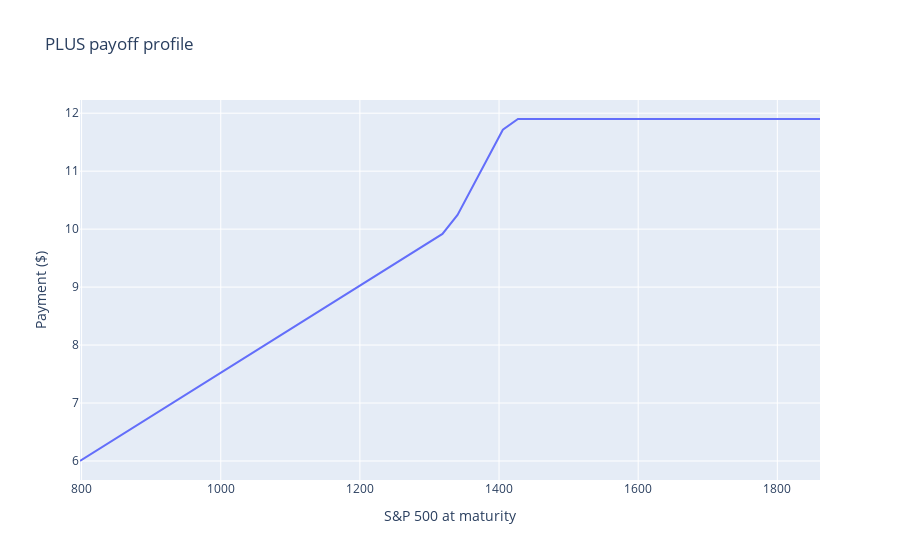

The code cell stored with this chart in its notebook:
### Markdown cell above
## Homework 6 – Structured Products (PLUS)

### Code cell
notional = 10
leverage = 3.0
cap = 11.90
s0 = 1329.51
s_range = np.linspace(0.6*s0, 1.4*s0, 50)
payoff = []
for s in s_range:
    pct = (s - s0)/s0
    if s > s0:
        amt = min(notional + leverage*notional*pct, cap)
    else:
        amt = notional*(s/s0)
    payoff.append(amt)
fig = go.Figure(go.Scatter(x=s_range, y=payoff))
fig.update_layout(title='PLUS payoff profile', xaxis_title='S&P 500 at maturity', yaxis_title='Payment ($)')
fig.show()

### Figure 1 — Plotly figure (JSON) as saved in the notebook; plotly's stock layout.template omitted (floating-point values rounded to 4 significant figures)
{"data": [{"type": "scatter", "x": [797.7, 819.4, 841.1, 862.8, 884.5, 906.2, 927.9, 949.6, 971.4, 993.1, 1015.0, 1036.0, 1058.0, 1080.0, 1102.0, 1123.0, 1145.0, 1167.0, 1188.0, 1210.0, 1232.0, 1254.0, 1275.0, 1297.0, 1319.0, 1340.0, 1362.0, 1384.0, 1405.0, 1427.0, 1449.0, 1471.0, 1492.0, 1514.0, 1536.0, 1557.0, 1579.0, 1601.0, 1623.0, 1644.0, 1666.0, 1688.0, 1709.0, 1731.0, 1753.0, 1774.0, 1796.0, 1818.0, 1840.0, 1861.0], "y": [6.0, 6.163, 6.327, 6.49, 6.653, 6.816, 6.98, 7.143, 7.306, 7.469, 7.633, 7.796, 7.959, 8.122, 8.286, 8.449, 8.612, 8.776, 8.939, 9.102, 9.265, 9.429, 9.592, 9.755, 9.918, 10.24, 10.73, 11.22, 11.71, 11.9, 11.9, 11.9, 11.9, 11.9, 11.9, 11.9, 11.9, 11.9, 11.9, 11.9, 11.9, 11.9, 11.9, 11.9, 11.9, 11.9, 11.9, 11.9, 11.9, 11.9]}], "layout": {"title": {"text": "PLUS payoff profile"}, "xaxis": {"title": {"text": "S&P 500 at maturity"}}, "yaxis": {"title": {"text": "Payment ($)"}}}}
